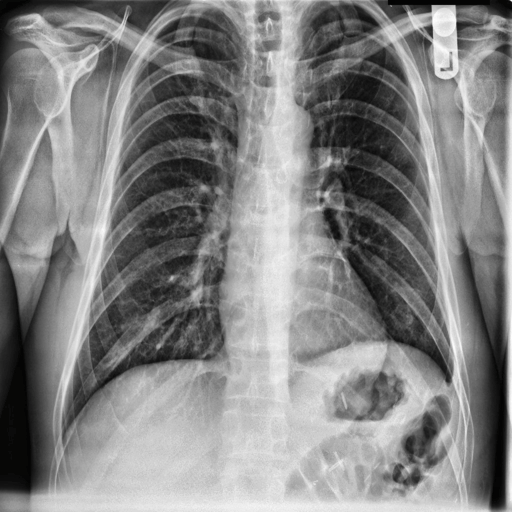
#> input picture server/proce_image.png, 512 x 512 px
$ python process_image.py proce_image.png out.png 100 5
#> lines starting #> are read from the running program, lines starting #| are printed output that depends on the picture; long printed decimals are rounded
#> further down, image is the input picture: shape (512, 512, 3); mean B, G, R 131.3, 131.4, 131.3
# -*- coding: utf-8 -*-

import cv2
import numpy as np
from skimage import exposure
from sklearn.metrics import mean_squared_error
import random
import sys
import os
import json

def rgb_to_lab(image):
    return cv2.cvtColor(image, cv2.COLOR_RGB2LAB)

def apply_clahe(image, clipLimit=2.0, grid=(8, 8)):
    try:
        lab_image = rgb_to_lab(image)
        l_channel, a_channel, b_channel = cv2.split(lab_image)
        clahe = cv2.createCLAHE(clipLimit=clipLimit, tileGridSize=grid)
        l_channel = clahe.apply(l_channel)
        lab_img = cv2.merge((l_channel, a_channel, b_channel))
        return cv2.cvtColor(lab_img, cv2.COLOR_LAB2RGB)
    except cv2.error as e:
        print(f"OpenCV error: {e}", file=sys.stderr)
        raise
    except Exception as e:
        print(f"Unexpected error: {e}", file=sys.stderr)
        raise

def evaluate_fitness(original_image, processed_image):
    mse = mean_squared_error(original_image.flatten(), processed_image.flatten())
    max_pixel = 255.0
    psnr = 20 * np.log10(max_pixel / np.sqrt(mse))
    return psnr, mse

def generate_population(chromosome_length, population_size):
    return np.random.randint(0, 2, (population_size, chromosome_length))

def binary_to_decimal(binary):
    return int("".join(map(str, binary)), 2)

def decode_chromosome(chromosome):
    half_length = len(chromosome) // 2
    m = binary_to_decimal(chromosome[:half_length])
    n = binary_to_decimal(chromosome[half_length:])
    return m, n

def cfCalculate(fitness_val):
    return np.cumsum(fitness_val)

def chromosomeSelection(fitness_cf, population):
    dice = random.uniform(0, fitness_cf[-1])
    idx = np.searchsorted(fitness_cf, dice)
    return population[idx]

def generation_fitness(population, image, psnr_cache):
    fitness = np.zeros(len(population))
    mse_array = []
    for i, chromosome in enumerate(population):
        if tuple(chromosome.tolist()) in psnr_cache:
            fitness[i], mse = psnr_cache[tuple(chromosome.tolist())]
        else:
            m, n = decode_chromosome(chromosome)
            grid = (max(m, 2), max(n, 2))
            processed_img = apply_clahe(image, grid=grid)
            psnr, mse = evaluate_fitness(image, processed_img)
            fitness[i] = psnr
            psnr_cache[tuple(chromosome.tolist())] = (psnr, mse)
        mse_array.append(mse)
    return fitness, mse_array, psnr_cache

def Crossover(parent1, parent2):
    point = random.randint(1, len(parent1) - 1)
    return (np.concatenate((parent1[:point], parent2[point:])),
            np.concatenate((parent2[:point], parent1[point:])))

def NewGeneration(population, child1, child2):
    population[0], population[1] = child1, child2

def Mutation(population, mutation_rate=0.01):
    for i in range(len(population)):
        if random.random() < mutation_rate:
            mutation_point = random.randint(0, len(population[i]) - 1)
            population[i][mutation_point] = 1 - population[i][mutation_point]

def Algorithm(image, population_size, generations):
#> called with population_size = 100, generations = 5
    original_image_for_metrics = cv2.cvtColor(image, cv2.COLOR_BGR2RGB)
    image = cv2.cvtColor(image, cv2.COLOR_BGR2RGB)
    max_m = image.shape[0] // 4
#> max_m = 128
    max_n = image.shape[1] // 4
#> max_n = 128
    chromosome_length = len(bin(max(max_m, max_n))[2:]) * 2
#> chromosome_length = 16
    population = generate_population(chromosome_length, population_size)
    psnr_cache = {}

    for gen in range(generations):
        progress = int((gen / generations) * 100)
        print(f"PROGRESS:{progress}")
        sys.stdout.flush()

        fitness_val, mse_array, psnr_cache = generation_fitness(population, image, psnr_cache)
        sorted_idx = np.argsort(fitness_val)
        population = population[sorted_idx]
        fitness_val = fitness_val[sorted_idx]

        parent1 = chromosomeSelection(cfCalculate(fitness_val), population)
        parent2 = chromosomeSelection(cfCalculate(fitness_val), population)
        child1, child2 = Crossover(parent1, parent2)
        NewGeneration(population, child1, child2)
        Mutation(population)
#> this loop made 5 passes
#> (parent1, parent2, point in Crossover) on passes 1 to 3: ([0, 0, 0, 1, 0, 1, 1, 0, 0, 1, 1, 1, 1, 0, 1, 0], [1, 1, 1, 1, 1, 1, 1, 1, 0, 0, 0, 0, 0, 0, 0, 1], 7), ([1, 1, 1, 0, 0, 0, 0, 1, 1, 1, 0, 1, 1, 1, 1, 1], [0, 1, 0, 1, 1, 0, 1, 1, 1, 1, 1, 1, 1, 1, 0, 1], 12), ([0, 0, 1, 0, 0, 1, 0, 1, 1, 0, 1, 1, 1, 1, 0, 1], [1, 1, 1, 0, 0, 0, 0, 1, 1, 1, 0, 1, 1, 1, 0, 1], 1)

    print("PROGRESS:100")
    sys.stdout.flush()

    # Get the best chromosome and apply the enhancement
    best_chromosome = population[-1]
#> best_chromosome = [0, 0, 0, 0, 0, 0, 1, 0, 0, 0, 0, 0, 1, 0, 1, 0]
    m, n = decode_chromosome(best_chromosome)
#> m = 2; n = 10
    grid = (max(min(m, max_m), 2), max(min(n, max_n), 2))
#> grid = (2, 10)
    enhanced_image = apply_clahe(image, grid=grid)
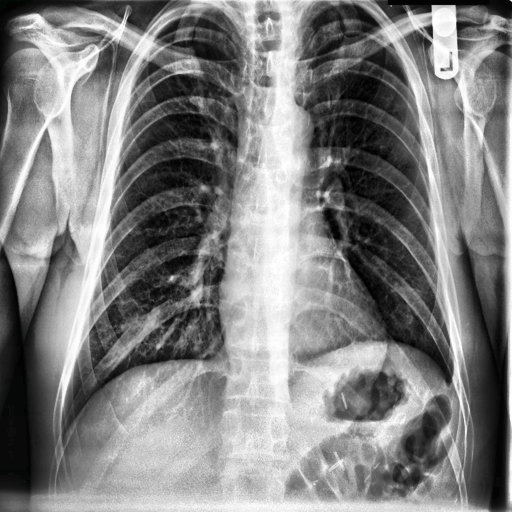
#> enhanced_image: shape (512, 512, 3); mean R, G, B 128.8, 128.9, 128.8

    # Calculate final metrics
    final_psnr, final_mse = evaluate_fitness(original_image_for_metrics, enhanced_image)
#> final_psnr = 22.26; final_mse = 386.5

    # Output metrics as JSON
    metrics = {"psnr": final_psnr, "mse": final_mse}
#> metrics = {'psnr': 22.26, 'mse': 386.5}
    print(f"METRICS:{json.dumps(metrics)}")
#| METRICS:{"psnr": 22.259, "mse": 386.534}
    sys.stdout.flush()

    return enhanced_image

def apply_latest_clahe(image, population, population_size, max_m, max_n, psnr_cache):
    latest_chromosome = population[-1]
    m, n = decode_chromosome(latest_chromosome)
    grid = (max(min(m, max_m), 2), max(min(n, max_n), 2))
    image = apply_clahe(image, grid=grid)

    cv2.imwrite("./processed_image.png", image)
    return image

if __name__ == "__main__":
    if len(sys.argv) != 5:
        print("Usage: python process_image.py input_path output_path population_size generations",
              file=sys.stderr)
        sys.exit(1)

    input_path = sys.argv[1]
    output_path = sys.argv[2]
    population_size = int(sys.argv[3])
    generations = int(sys.argv[4])

    try:
        image = cv2.imread(input_path)
        if image is None:
            raise FileNotFoundError(f"Error loading image: {input_path}")

        result_img = Algorithm(image, population_size, generations)


        cv2.imwrite(output_path, result_img)

    except Exception as e:
        print(f"Error processing image: {str(e)}", file=sys.stderr)
        sys.exit(1)

$ run again, on server/process_image.png
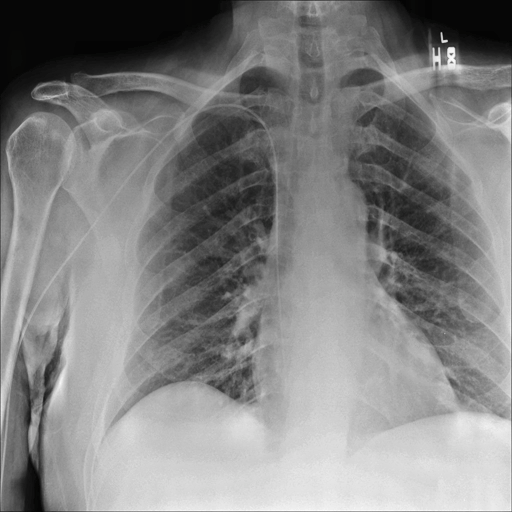
#> input picture server/process_image.png, 512 x 512 px
#> image is the input picture: shape (512, 512, 3); mean B, G, R 131.1, 131.1, 131.1
#> the loop in Algorithm, `for gen in range(generations):` made 5 passes
#> (parent1, parent2, point in Crossover) on passes 1 to 2: ([0, 1, 0, 0, 0, 1, 0, 1, 0, 1, 0, 1, 1, 0, 0, 1], [0, 1, 1, 1, 1, 1, 0, 0, 0, 0, 1, 0, 0, 0, 0, 1], 7), ([1, 0, 1, 1, 1, 1, 1, 1, 1, 1, 1, 1, 1, 0, 0, 1], [0, 1, 0, 1, 0, 1, 1, 0, 1, 1, 0, 1, 0, 0, 0, 1], 12)
#> best_chromosome = [0, 1, 0, 0, 1, 0, 1, 1, 0, 0, 0, 0, 1, 0, 1, 0]
#> m = 75; n = 10
#> grid = (75, 10)
#> in Algorithm, `enhanced_image = apply_clahe(image, grid=grid)`:
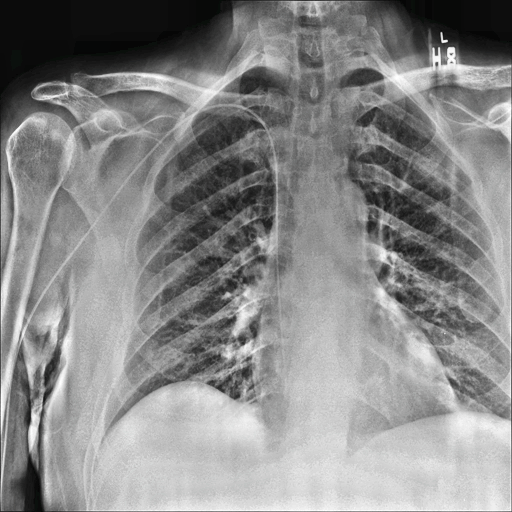
#> enhanced_image: shape (512, 512, 3); mean R, G, B 137.1, 137.2, 137.1
#> final_psnr = 23.31; final_mse = 303.5
#> metrics = {'psnr': 23.31, 'mse': 303.5}
#| METRICS:{"psnr": 23.309, "mse": 303.532}
